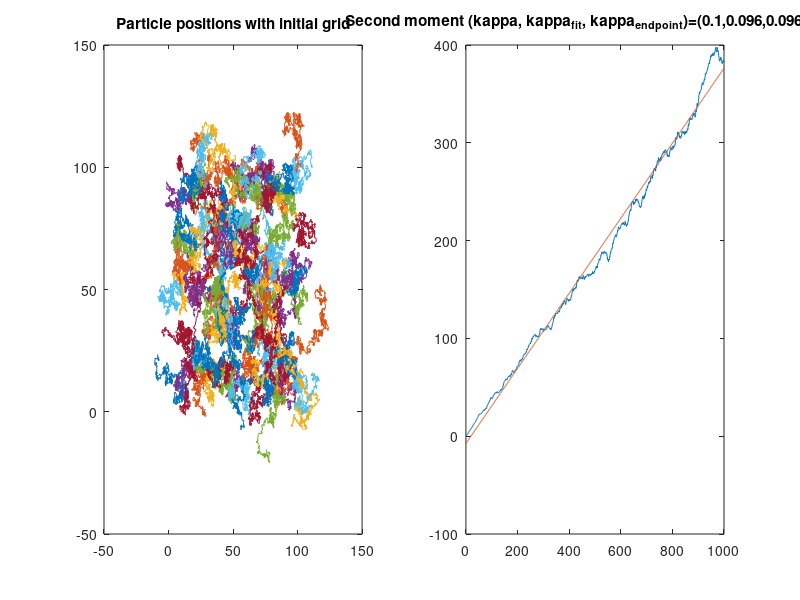

This figure's MATLAB source:
% This generates a grid of particles on a random walk with some specified
% diffusivity.

%%%%%%%%%%%%%%%%%%%%%%%%%%%%%%%%%%%%%%%%%%%%%%%%%%%%%%%%%%%%%%%%%%%%%%%%%%%
% Set the grid size, the diffusivity, and the grid spacing
%%%%%%%%%%%%%%%%%%%%%%%%%%%%%%%%%%%%%%%%%%%%%%%%%%%%%%%%%%%%%%%%%%%%%%%%%%%
Nx = 10;
Ny = 10;
kappa = .1;
dL = 10; % sets the artificial grid space

%%%%%%%%%%%%%%%%%%%%%%%%%%%%%%%%%%%%%%%%%%%%%%%%%%%%%%%%%%%%%%%%%%%%%%%%%%%
% Now generate the random increments
%%%%%%%%%%%%%%%%%%%%%%%%%%%%%%%%%%%%%%%%%%%%%%%%%%%%%%%%%%%%%%%%%%%%%%%%%%%
nParticles = Nx*Ny;
t = (0:1000)';
deltaT = t(2)-t(1);
N = length(t);
sigma = sqrt(2*kappa/deltaT);

dX = sigma*randn(N,nParticles);
dY = sigma*randn(N,nParticles);

%%%%%%%%%%%%%%%%%%%%%%%%%%%%%%%%%%%%%%%%%%%%%%%%%%%%%%%%%%%%%%%%%%%%%%%%%%%
% Create the fake intial conditions (as if the particles are on a grid)
%%%%%%%%%%%%%%%%%%%%%%%%%%%%%%%%%%%%%%%%%%%%%%%%%%%%%%%%%%%%%%%%%%%%%%%%%%%
[x0, y0] = ndgrid( dL*(1:Nx), dL*(1:Ny) );
x0 = reshape(x0, 1, nParticles);
y0 = reshape(y0, 1, nParticles);

%%%%%%%%%%%%%%%%%%%%%%%%%%%%%%%%%%%%%%%%%%%%%%%%%%%%%%%%%%%%%%%%%%%%%%%%%%%
% Sum the increments, and add the initial conditions
%%%%%%%%%%%%%%%%%%%%%%%%%%%%%%%%%%%%%%%%%%%%%%%%%%%%%%%%%%%%%%%%%%%%%%%%%%%
x = deltaT*cumsum(dX,1) + repmat(x0,N,1);
y = deltaT*cumsum(dY,1) + repmat(y0,N,1);

%%%%%%%%%%%%%%%%%%%%%%%%%%%%%%%%%%%%%%%%%%%%%%%%%%%%%%%%%%%%%%%%%%%%%%%%%%%
figure
%%%%%%%%%%%%%%%%%%%%%%%%%%%%%%%%%%%%%%%%%%%%%%%%%%%%%%%%%%%%%%%%%%%%%%%%%%%
subplot(1,2,1)
plot(x,y)
title('Particle positions with initial grid')

%%%%%%%%%%%%%%%%%%%%%%%%%%%%%%%%%%%%%%%%%%%%%%%%%%%%%%%%%%%%%%%%%%%%%%%%%%%
% Now let's go to the center of mass frame.
% Of course, in this case, the center-of-mass isn't moving, so it should be
% nearly zero.
%%%%%%%%%%%%%%%%%%%%%%%%%%%%%%%%%%%%%%%%%%%%%%%%%%%%%%%%%%%%%%%%%%%%%%%%%%%
x_com = mean(x,2);
y_com = mean(y,2);

% (q,r) are the particle positions in the center of mass frame
q = x - x_com;
r = y - y_com;

% Let's subtract off the initial values (undoing the fake grid we imposed).
% If you don't subtract off the intial conditions, you get very different
% diffusivities, negative even!
q = q - q(1,:);
r = r - r(1,:);

% Now create the second moment matrix [M_qq, M_qr; M_qr, Mrr]
M_qq = mean(q.*q,2);
M_rr = mean(r.*r,2);
M_qr = mean(q.*r,2);

%%%%%%%%%%%%%%%%%%%%%%%%%%%%%%%%%%%%%%%%%%%%%%%%%%%%%%%%%%%%%%%%%%%%%%%%%%%
% Plot what this looks like over time
%%%%%%%%%%%%%%%%%%%%%%%%%%%%%%%%%%%%%%%%%%%%%%%%%%%%%%%%%%%%%%%%%%%%%%%%%%%
subplot(1,2,2)
plot(t, M_qq + M_rr)

% Now let's fit a line through the second moment
D2 = M_qq + M_rr;
[p,~,mu]=polyfit(t,D2,1);
kappa_fit = (p(1)/mu(2))/4;
intercept = p(2)-p(1)*mu(1)/mu(2);

% Alternatively, we can just use the endpoints
kappa_endpoint = 0.25*(D2(end)-D2(1))/(t(end)-t(1));

hold on
plot(t,4*kappa_fit*t + intercept)
title(sprintf('Second moment (kappa, kappa_{fit}, kappa_{endpoint})=(%.2g,%.2g,%.2g) m^2/s', kappa, kappa_fit, kappa_endpoint))
